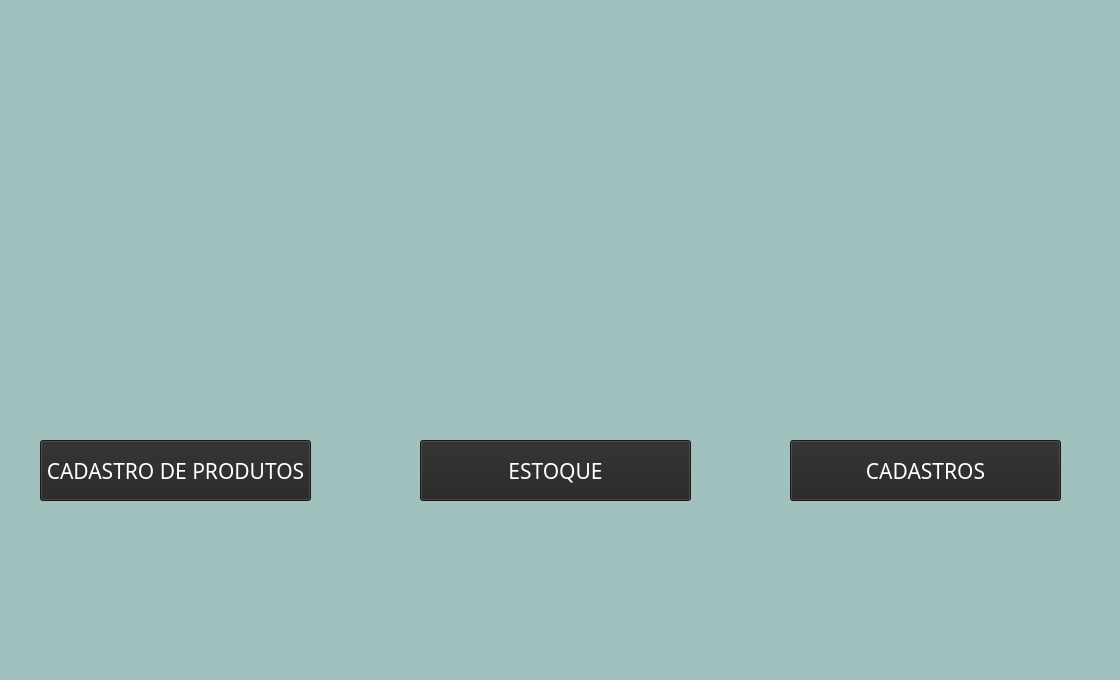
<?xml version="1.0" encoding="UTF-8"?>
<ui version="4.0">
 <class>MainWindow</class>
 <widget class="QMainWindow" name="MainWindow">
  <property name="geometry">
   <rect>
    <x>0</x>
    <y>0</y>
    <width>1120</width>
    <height>680</height>
   </rect>
  </property>
  <property name="windowTitle">
   <string>MainWindow</string>
  </property>
  <property name="styleSheet">
   <string notr="true">background-color: rgb(161, 193, 190);</string>
  </property>
  <widget class="QWidget" name="centralwidget">
   <widget class="QLabel" name="label">
    <property name="geometry">
     <rect>
      <x>280</x>
      <y>-140</y>
      <width>571</width>
      <height>561</height>
     </rect>
    </property>
    <property name="text">
     <string/>
    </property>
    <property name="pixmap">
     <pixmap>../../../../../964742/Downloads/Meteoro_Calçados_Logo-removebg-preview.png</pixmap>
    </property>
    <property name="scaledContents">
     <bool>true</bool>
    </property>
   </widget>
   <widget class="QPushButton" name="bt_tela_cad">
    <property name="geometry">
     <rect>
      <x>40</x>
      <y>440</y>
      <width>271</width>
      <height>61</height>
     </rect>
    </property>
    <property name="font">
     <font>
      <family>Eras Demi ITC</family>
      <pointsize>16</pointsize>
     </font>
    </property>
    <property name="cursor">
     <cursorShape>PointingHandCursor</cursorShape>
    </property>
    <property name="mouseTracking">
     <bool>false</bool>
    </property>
    <property name="tabletTracking">
     <bool>false</bool>
    </property>
    <property name="styleSheet">
     <string notr="true">background-color: rgb(36, 36, 36);
color: rgb(255, 255, 255);</string>
    </property>
    <property name="text">
     <string>CADASTRO DE PRODUTOS</string>
    </property>
    <property name="autoDefault">
     <bool>false</bool>
    </property>
   </widget>
   <widget class="QPushButton" name="bt_consulta">
    <property name="geometry">
     <rect>
      <x>790</x>
      <y>440</y>
      <width>271</width>
      <height>61</height>
     </rect>
    </property>
    <property name="font">
     <font>
      <family>Eras Demi ITC</family>
      <pointsize>16</pointsize>
     </font>
    </property>
    <property name="cursor">
     <cursorShape>PointingHandCursor</cursorShape>
    </property>
    <property name="mouseTracking">
     <bool>false</bool>
    </property>
    <property name="tabletTracking">
     <bool>false</bool>
    </property>
    <property name="styleSheet">
     <string notr="true">background-color: rgb(36, 36, 36);
color: rgb(255, 255, 255);</string>
    </property>
    <property name="text">
     <string>CADASTROS</string>
    </property>
    <property name="autoDefault">
     <bool>false</bool>
    </property>
   </widget>
   <widget class="QPushButton" name="bt_estoque">
    <property name="geometry">
     <rect>
      <x>420</x>
      <y>440</y>
      <width>271</width>
      <height>61</height>
     </rect>
    </property>
    <property name="font">
     <font>
      <family>Eras Demi ITC</family>
      <pointsize>16</pointsize>
     </font>
    </property>
    <property name="cursor">
     <cursorShape>PointingHandCursor</cursorShape>
    </property>
    <property name="mouseTracking">
     <bool>false</bool>
    </property>
    <property name="tabletTracking">
     <bool>false</bool>
    </property>
    <property name="styleSheet">
     <string notr="true">background-color: rgb(36, 36, 36);
color: rgb(255, 255, 255);</string>
    </property>
    <property name="text">
     <string>ESTOQUE</string>
    </property>
    <property name="autoDefault">
     <bool>false</bool>
    </property>
   </widget>
   <widget class="QLabel" name="label_2">
    <property name="geometry">
     <rect>
      <x>110</x>
      <y>320</y>
      <width>121</width>
      <height>111</height>
     </rect>
    </property>
    <property name="text">
     <string/>
    </property>
    <property name="pixmap">
     <pixmap>../../../../../964742/Pictures/4745448.png</pixmap>
    </property>
    <property name="scaledContents">
     <bool>true</bool>
    </property>
   </widget>
   <widget class="QLabel" name="label_3">
    <property name="geometry">
     <rect>
      <x>490</x>
      <y>320</y>
      <width>121</width>
      <height>111</height>
     </rect>
    </property>
    <property name="text">
     <string/>
    </property>
    <property name="pixmap">
     <pixmap>../../../../../964742/Pictures/3176088.png</pixmap>
    </property>
    <property name="scaledContents">
     <bool>true</bool>
    </property>
   </widget>
   <widget class="QLabel" name="label_4">
    <property name="geometry">
     <rect>
      <x>870</x>
      <y>320</y>
      <width>121</width>
      <height>111</height>
     </rect>
    </property>
    <property name="text">
     <string/>
    </property>
    <property name="pixmap">
     <pixmap>../../../../../964742/Pictures/753173.png</pixmap>
    </property>
    <property name="scaledContents">
     <bool>true</bool>
    </property>
   </widget>
  </widget>
  <widget class="QMenuBar" name="menubar">
   <property name="geometry">
    <rect>
     <x>0</x>
     <y>0</y>
     <width>1120</width>
     <height>21</height>
    </rect>
   </property>
  </widget>
  <widget class="QStatusBar" name="statusbar"/>
 </widget>
 <resources/>
 <connections/>
</ui>
